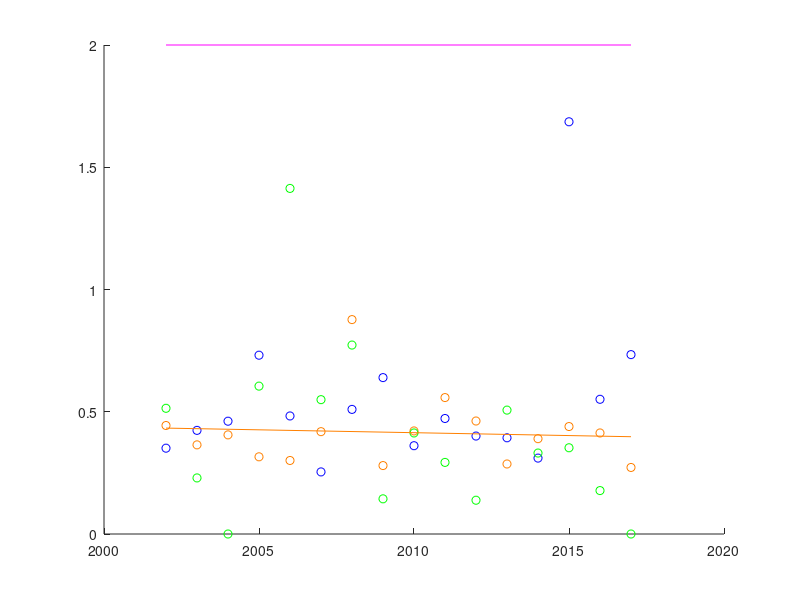

The MATLAB script that drew this image: (Note: this script raises an error after producing the figure.)
% Author: J. Jake Nichol
% Email: jjaken@unm.edu
%
% Naming Key:
%   B - Bachelors
%   M - Masters
%   D - Doctorate (PhD)
%   NA - Nonresident Alien
%   AIAN - American Indian or Alaska Native
%   A - Asian
%   BAA - Black or African-American
%   NH - Native Hawaiian/Pacific Islander
%   W - White
%   MR - Multiracial, not Hispanic
%   O - Other/Not Listed

Year = 2002:2017;
YearString = {'2001-02','2002-03','2003-04','2004-05','2005-06','2006-07','2007-08',...
    '2008-09','2009-10','2010-11','2011-12','2012-13','2013-14','2014-15',...
    '2015-16','2016-17'};

BNATotal = [921;1218;1309;1082;794;496;423;377;584;524;619;698;884;1053;1493;2205];
BAIANTotal = [44;41;47;31;25;30;56;16;27;39;39;22;35;48;53;42];
BATotal = [2346;3053;2977;2279;1587;1115;998;878;1034;1115;1477;1545;2079;2734;3625;4564];
BBAATotal = [368;399;399;358;358;261;273;207;236;274;407;322;315;425;440;547];
BNHTotal = [0;0;0;0;0;0;54;38;20;22;18;22;21;42;26;45]; % No data before 2009 - combined with asian
BWTotal = [6261;6934;7027;6482;5805;5158;4483;4198;4650;5026;5793;5131;5687;6589;7202;8402];
BMRTotal = [0;0;0;0;0;0;108;24;65;104;130;141;168;248;409;511]; % Is "other/notlisted" before 2008
BHTotal = [390;456;500;479;421;412;414;355;373;409;575;499;672;835;1069;1322];
BOTotal = [506;362;642;189;118;191;0;0;0;0;0;0;0;0;0;0;];
BTotalREKnown = [10836;12463;12901;10900;9108;7663;6809;6093;6989;7513;9058;8380;9861;11974;14317;17638];
BGrandTotal = [16907;16633;17876;15137;12929;10284;9217;8100;9008;9286;11049;10776;12228;15256;18954;22343];
BAIANPercent = BAIANTotal./(BTotalREKnown-BNATotal)*100;
BAPercent = BATotal./(BTotalREKnown-BNATotal)*100;
BBAAPercent = BBAATotal./(BTotalREKnown-BNATotal)*100;
BNHPercent = BNHTotal./(BTotalREKnown-BNATotal)*100;
BWPercent = BWTotal./(BTotalREKnown-BNATotal)*100;
BMRPercent = BMRTotal./(BTotalREKnown-BNATotal)*100;
BHPercent = BHTotal./(BTotalREKnown-BNATotal)*100;
BOPercent = BOTotal./(BTotalREKnown-BNATotal)*100;

MNATotal = [3218;4096;3974;3790;2979;3470;3469;3858;3585;3332;4123;4245;4742;6076;7883;8813];
MAIANTotal = [9;13;17;27;16;8;14;15;9;12;10;9;7;48;14;23];
MATotal = [909;1072;1266;1094;942;918;665;550;646;753;484;556;500;958;731;921];
MBAATotal = [65;95;113;151;124;132;110;96;78;96;123;65;86;110;78;111];
MNHTotal = [0;0;0;0;0;0;14;24;14;19;9;4;1;3;8;3];
MWTotal = [1420;1678;1954;2112;2052;1851;1783;1561;1620;1533;1725;1521;1507;1534;1536;1842];
MMRTotal = [0;0;0;0;0;0;32;2;15;8;22;54;31;53;48;62];
MHTotal = [68;86;87;152;106;109;129;97;110;119;123;78;123;141;126;173];
MOTotal = [93;123;248;156;74;132;0;0;0;0;0;0;0;0;0;0;];
MTotalREKnown = [5782;7163;7659;7482;6293;6620;6216;6203;6077;5872;6619;6532;6997;8923;10424;11948];
MGrandTotal = [7031;8148;8735;8466;7117;7561;7383;6891;6851;6611;7462;7205;7488;9933;11239;13037];
MAIANPercent = MAIANTotal./(MTotalREKnown-MNATotal)*100;
MAPercent = MATotal./(MTotalREKnown-MNATotal)*100;
MBAAPercent = MBAATotal./(MTotalREKnown-MNATotal)*100;
MNHPercent = MNHTotal./(MTotalREKnown-MNATotal)*100;
MWPercent = MWTotal./(MTotalREKnown-MNATotal)*100;
MMRPercent = MMRTotal./(MTotalREKnown-MNATotal)*100;
MHPercent = MHTotal./(MTotalREKnown-MNATotal)*100;
MOPercent = MOTotal./(MTotalREKnown-MNATotal)*100;

DNATotal = [316;314;362;531;720;826;807;650;613;634;763;840;910;875;964;891];
DAIANTotal = [2;1;0;3;8;4;5;1;3;2;1;3;2;2;1;0];
DATotal = [81;105;100;112;165;207;178;181;169;171;168;136;123;92;116;130];
DBAATotal = [9;10;12;9;18;19;22;17;17;16;27;22;17;15;17;10];
DNHTotal = [0;0;0;0;0;0;0;9;7;4;5;3;3;6;5;1];
DWTotal = [275;281;290;330;351;430;419;462;503;465;496;406;441;416;407;371];
DMRTotal = [0;0;0;0;0;0;2;6;5;3;5;2;5;11;2;4];
DHTotal = [11;16;10;23;10;20;21;19;22;22;22;20;13;25;15;24];
DOTotal = [11;23;15;19;14;48;0;0;0;0;0;0;0;0;0;0;];
DTotalREKnown = [705;750;789;1027;1286;1554;1454;1345;1339;1317;1487;1432;1514;1442;1527;1431];
DGrandTotal = [766;811;923;1071;1312;1599;1597;1473;1481;1456;1606;1653;1651;1547;1659;1592];
DAIANPercent = DAIANTotal./(DTotalREKnown-DNATotal)*100;
DAPercent = DATotal./(DTotalREKnown-DNATotal)*100;
DBAAPercent = DBAATotal./(DTotalREKnown-DNATotal)*100;
DNHPercent = DNHTotal./(DTotalREKnown-DNATotal)*100;
DWPercent = DWTotal./(DTotalREKnown-DNATotal)*100;
DMRPercent = DMRTotal./(DTotalREKnown-DNATotal)*100;
DHPercent = DHTotal./(DTotalREKnown-DNATotal)*100;
DOPercent = DOTotal./(DTotalREKnown-DNATotal)*100;


f1 = figure(1);
scatter(Year,BAIANPercent,'MarkerEdgeColor',[1 0.5 0])
hold on
scatter(Year,MAIANPercent,'b')
hold on
scatter(Year,DAIANPercent,'g')
hold on
plot(Year,ones(1,16)*2,'m')
hold on
BAIANFit = polyfit(Year,BAIANPercent',1);
p = polyval(BAIANFit,Year);
plot(Year,p,'Color',[1 0.5 0])
text(2018,p(end),'Rate = ' + string(round(BAIANFit(1),3)*10) + '%/10 years')
hold on
MAIANFit = polyfit(Year,MAIANPercent',1);
p = polyval(MAIANFit,Year);
plot(Year,p,'b')
text(2018,p(end),'Rate = ' + string(round(MAIANFit(1),3)*10) + '%/10 years')
hold on
DAIANFit = polyfit(Year,DAIANPercent',1);
p = polyval(DAIANFit,Year);
plot(Year,p,'g')
text(2018,p(end),'Rate = ' + string(round(DAIANFit(1),3)*10) + '%/10 years')
title('All Degrees Awarded to American Indians/Alaskan Natives')
xlabel('Year')
ylabel('%')
set(gca,'xtick',Year,'XtickLabel',YearString)
xtickangle(45)
% ylim([0 20])
ylim([0 2.5])
legend('Bachelors','Masters','Doctoral','U.S. Population in 2012-16','Location','northeastoutside')
hold off

f2 = figure(2);
HYear = 2006:2015;
HPopulation = [14.8,15,15.4,15.7,16.4,16.7,16.9,17.1,17.3,17.6];
scatter(Year,BHPercent,'MarkerEdgeColor',[1 0.5 0])
hold on
scatter(Year,MHPercent,'b')
hold on
scatter(Year,DHPercent,'g')
hold on
scatter(HYear,HPopulation,'m')
hold on
BHFit = polyfit(Year,BHPercent',1);
plot(Year,polyval(BHFit,Year),'Color',[1 0.5 0])
text(2014,9.5,'Rate = ' + string(round(BHFit(1),3)*10) + '%/10 years')
hold on
MHFit = polyfit(Year,MHPercent',1);
plot(Year,polyval(MHFit,Year),'b')
text(2014,6.5,'Rate = ' + string(round(MHFit(1),3)*10) + '%/10 years')
hold on
DHFit = polyfit(Year,DHPercent',1);
plot(Year,polyval(DHFit,Year),'g')
text(2014,1.5,'Rate = ' + string(round(DHFit(1),3)*10) + '%/10 years')
hold on
HPopFit = polyfit(HYear,HPopulation,1);
plot(Year,polyval(HPopFit,Year),'m')
text(2014,16.5,'Rate = ' + string(round(HPopFit(1),3)*10) + '%/10 years')
title('All Degrees Awarded to Hispanics')
xlabel('Year')
ylabel('%')
set(gca,'xtick',Year,'XtickLabel',YearString)
xtickangle(45)
ylim([0 20])
legend('Bachelors','Masters','Doctoral','U.S. Population','Location','northeastoutside')
hold off

f3 = figure(3);
plot(Year,BOTotal,Year,BMRTotal,Year,BATotal,Year,BNHTotal,Year,BBAATotal,Year,BWTotal,Year,BAIANTotal,Year,BHTotal)
labels = {'Other/Not Listed','Multirace, Not Hispanic','Asian',...
    'Native Hawaiian/Pac-Islander','Black/African-American','White',...
    'Amer Indian/Alaskan Native','Hispanic'};
title('Bachelors Degrees in CS')
xlabel('Year')
ylabel('Total')
set(gca,'xtick',Year,'XtickLabel',YearString)
xtickangle(45)
legend(labels,'Location','bestoutside')

f4 = figure(4);
plot(Year,MOTotal,Year,MMRTotal,Year,MATotal,Year,MNHTotal,Year,MBAATotal,Year,MWTotal,Year,MAIANTotal,Year,MHTotal)
labels = {'Other/Not Listed','Multirace, Not Hispanic','Asian',...
    'Native Hawaiian/Pac-Islander','Black/African-American','White',...
    'Amer Indian/Alaskan Native','Hispanic'};
title('Masters Degrees in CS')
xlabel('Year')
ylabel('Total')
set(gca,'xtick',Year,'XtickLabel',YearString)
xtickangle(45)
legend(labels,'Location','bestoutside')

f5 = figure(5);
plot(Year,DOTotal,Year,DMRTotal,Year,DATotal,Year,DNHTotal,Year,DBAATotal,Year,DWTotal,Year,DAIANTotal,Year,DHTotal)
labels = {'Other/Not Listed','Multirace, Not Hispanic','Asian',...
    'Native Hawaiian/Pac-Islander','Black/African-American','White',...
    'Amer Indian/Alaskan Native','Hispanic'};
title('Doctoral Degrees in CS')
xlabel('Year')
ylabel('Total')
set(gca,'xtick',Year,'XtickLabel',YearString)
xtickangle(45)
legend(labels,'Location','bestoutside')

f6 = figure(6);
BB = [BOPercent,BMRPercent,BAPercent,BNHPercent,BBAAPercent,BWPercent,BAIANPercent,BHPercent];
bar(BB,'stacked')
title('Bachelors Degrees in CS')
xlabel('Year')
ylabel('%')
set(gca,'Xtick',1:1:16,'XtickLabel',YearString)
xtickangle(45)
labels = {'Other/Not Listed','Multirace, Not Hispanic','Asian',...
    'Native Hawaiian/Pac-Islander','Black/African-American','White',...
    'Amer Indian/Alaskan Native','Hispanic'};
fliplegend(labels);
legend('Location','bestoutside')

f7 = figure(7);
MB = [MOPercent,MMRPercent,MAPercent,MNHPercent,MBAAPercent,MWPercent,MAIANPercent,MHPercent];
bar(MB,'stacked')
title('Masters Degrees in CS')
xlabel('Year')
ylabel('%')
set(gca,'Xtick',1:1:16,'XtickLabel',YearString)
xtickangle(45)
labels = {'Other/Not Listed','Multirace, Not Hispanic','Asian',...
    'Native Hawaiian/Pac-Islander','Black/African-American','White',...
    'Amer Indian/Alaskan Native','Hispanic'};
fliplegend(labels);
legend('Location','bestoutside')

f8 = figure(8);
DB = [DOPercent,DMRPercent,DAPercent,DNHPercent,DBAAPercent,DWPercent,DAIANPercent,DHPercent];
bar(DB,'stacked')
title('Doctoral Degrees in CS')
xlabel('Year')
ylabel('%')
set(gca,'Xtick',1:1:16,'XtickLabel',YearString)
xtickangle(45)
labels = {'Other/Not Listed','Multirace, Not Hispanic','Asian',...
    'Native Hawaiian/Pac-Islander','Black/African-American','White',...
    'Amer Indian/Alaskan Native','Hispanic'};
fliplegend(labels);
legend('Location','bestoutside')

f9 = figure(9);
BBT = [BOTotal,BMRTotal,BATotal,BNHTotal,BBAATotal,BWTotal,BAIANTotal,BHTotal];
bar(BBT,'stacked')
title('Bachelors Degrees in CS')
xlabel('Year')
ylabel('Total')
set(gca,'Xtick',1:1:16,'XtickLabel',YearString)
xtickangle(45)
labels = {'Other/Not Listed','Multirace, Not Hispanic','Asian',...
    'Native Hawaiian/Pac-Islander','Black/African-American','White',...
    'Amer Indian/Alaskan Native','Hispanic'};
fliplegend(labels);
legend('Location','bestoutside')

f10 = figure(10);
MBT = [MOTotal,MMRTotal,MATotal,MNHTotal,MBAATotal,MWTotal,MAIANTotal,MHTotal];
bar(MBT,'stacked')
title('Masters Degrees in CS')
xlabel('Year')
ylabel('Total')
set(gca,'Xtick',1:1:16,'XtickLabel',YearString)
xtickangle(45)
labels = {'Other/Not Listed','Multirace, Not Hispanic','Asian',...
    'Native Hawaiian/Pac-Islander','Black/African-American','White',...
    'Amer Indian/Alaskan Native','Hispanic'};
fliplegend(labels);
legend('Location','bestoutside')

f11 = figure(11);
DBT = [DOTotal,DMRTotal,DATotal,DNHTotal,DBAATotal,DWTotal,DAIANTotal,DHTotal];
bar(DBT,'stacked')
title('Doctoral Degrees in CS')
xlabel('Year')
ylabel('Total')
set(gca,'Xtick',1:1:16,'XtickLabel',YearString)
xtickangle(45)
labels = {'Other/Not Listed','Multirace, Not Hispanic','Asian',...
    'Native Hawaiian/Pac-Islander','Black/African-American','White',...
    'Amer Indian/Alaskan Native','Hispanic'};
fliplegend(labels);
legend('Location','bestoutside')